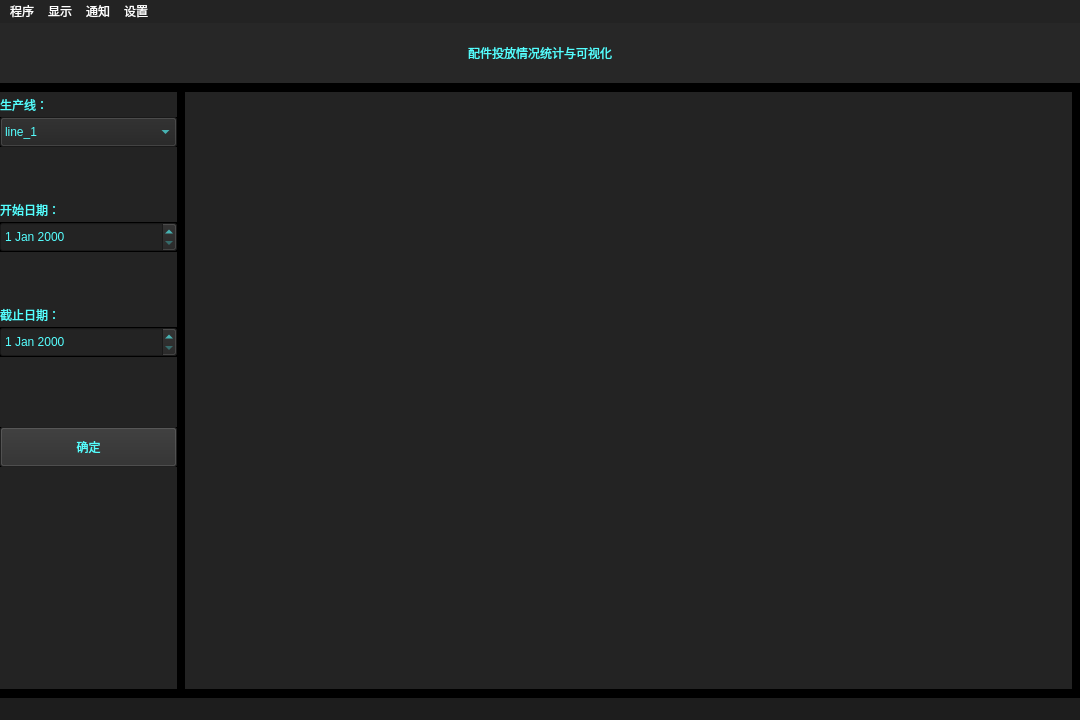
<?xml version="1.0" encoding="UTF-8"?>
<ui version="4.0">
 <class>StatisticsWindow</class>
 <widget class="QMainWindow" name="StatisticsWindow">
  <property name="geometry">
   <rect>
    <x>0</x>
    <y>0</y>
    <width>1080</width>
    <height>720</height>
   </rect>
  </property>
  <property name="windowTitle">
   <string>异常情况统计与可视化</string>
  </property>
  <property name="styleSheet">
   <string notr="true">background-color: rgb(0, 0, 0);</string>
  </property>
  <widget class="QWidget" name="centralwidget">
   <layout class="QVBoxLayout" name="verticalLayout">
    <property name="spacing">
     <number>0</number>
    </property>
    <property name="leftMargin">
     <number>0</number>
    </property>
    <property name="topMargin">
     <number>0</number>
    </property>
    <property name="rightMargin">
     <number>0</number>
    </property>
    <property name="bottomMargin">
     <number>0</number>
    </property>
    <item>
     <widget class="QLabel" name="titleLabel">
      <property name="sizePolicy">
       <sizepolicy hsizetype="Preferred" vsizetype="MinimumExpanding">
        <horstretch>0</horstretch>
        <verstretch>0</verstretch>
       </sizepolicy>
      </property>
      <property name="minimumSize">
       <size>
        <width>0</width>
        <height>0</height>
       </size>
      </property>
      <property name="maximumSize">
       <size>
        <width>16777215</width>
        <height>60</height>
       </size>
      </property>
      <property name="styleSheet">
       <string notr="true">background-color: rgb(39, 39, 39);
font: 29pt &quot;宋体&quot;;
color: rgb(90, 174, 242);
color: rgb(255, 255, 255);
color: rgb(85, 255, 255);</string>
      </property>
      <property name="text">
       <string>配件投放情况统计与可视化</string>
      </property>
      <property name="scaledContents">
       <bool>true</bool>
      </property>
      <property name="alignment">
       <set>Qt::AlignCenter</set>
      </property>
      <property name="wordWrap">
       <bool>false</bool>
      </property>
      <property name="indent">
       <number>0</number>
      </property>
     </widget>
    </item>
    <item>
     <widget class="QScrollArea" name="scrollArea">
      <property name="sizePolicy">
       <sizepolicy hsizetype="Expanding" vsizetype="Expanding">
        <horstretch>0</horstretch>
        <verstretch>0</verstretch>
       </sizepolicy>
      </property>
      <property name="frameShape">
       <enum>QFrame::NoFrame</enum>
      </property>
      <property name="verticalScrollBarPolicy">
       <enum>Qt::ScrollBarAsNeeded</enum>
      </property>
      <property name="widgetResizable">
       <bool>true</bool>
      </property>
      <widget class="QWidget" name="scrollAreaWidgetContents">
       <property name="geometry">
        <rect>
         <x>0</x>
         <y>0</y>
         <width>1080</width>
         <height>615</height>
        </rect>
       </property>
       <layout class="QHBoxLayout" name="horizontalLayout" stretch="0">
        <property name="spacing">
         <number>0</number>
        </property>
        <property name="leftMargin">
         <number>0</number>
        </property>
        <property name="topMargin">
         <number>9</number>
        </property>
        <property name="rightMargin">
         <number>0</number>
        </property>
        <property name="bottomMargin">
         <number>9</number>
        </property>
        <item>
         <layout class="QHBoxLayout" name="horizontalLayout_2" stretch="1,5">
          <property name="spacing">
           <number>8</number>
          </property>
          <property name="leftMargin">
           <number>0</number>
          </property>
          <property name="rightMargin">
           <number>8</number>
          </property>
          <item>
           <layout class="QVBoxLayout" name="verticalLayout_2" stretch="0,0,0,1,0,0,1,0,0,1,0">
            <property name="spacing">
             <number>0</number>
            </property>
            <item>
             <widget class="QLabel" name="label_9">
              <property name="sizePolicy">
               <sizepolicy hsizetype="Preferred" vsizetype="Fixed">
                <horstretch>0</horstretch>
                <verstretch>0</verstretch>
               </sizepolicy>
              </property>
              <property name="minimumSize">
               <size>
                <width>0</width>
                <height>25</height>
               </size>
              </property>
              <property name="styleSheet">
               <string notr="true">background-color: rgb(35, 35, 35);
font: 14pt &quot;宋体&quot;;
color: rgb(85, 255, 255);</string>
              </property>
              <property name="text">
               <string>生产线：</string>
              </property>
             </widget>
            </item>
            <item>
             <widget class="QComboBox" name="productionLineComboBox">
              <property name="minimumSize">
               <size>
                <width>0</width>
                <height>30</height>
               </size>
              </property>
              <property name="styleSheet">
               <string notr="true">background-color: rgb(35, 35, 35);
font: 11pt &quot;宋体&quot;;
color: rgb(85, 255, 255);</string>
              </property>
              <item>
               <property name="text">
                <string>line_1</string>
               </property>
              </item>
             </widget>
            </item>
            <item>
             <widget class="QLabel" name="label_8">
              <property name="sizePolicy">
               <sizepolicy hsizetype="Preferred" vsizetype="Fixed">
                <horstretch>0</horstretch>
                <verstretch>0</verstretch>
               </sizepolicy>
              </property>
              <property name="minimumSize">
               <size>
                <width>0</width>
                <height>50</height>
               </size>
              </property>
              <property name="styleSheet">
               <string notr="true">background-color: rgb(35, 35, 35);</string>
              </property>
              <property name="text">
               <string/>
              </property>
             </widget>
            </item>
            <item>
             <widget class="QLabel" name="label">
              <property name="sizePolicy">
               <sizepolicy hsizetype="Preferred" vsizetype="Fixed">
                <horstretch>0</horstretch>
                <verstretch>0</verstretch>
               </sizepolicy>
              </property>
              <property name="minimumSize">
               <size>
                <width>0</width>
                <height>25</height>
               </size>
              </property>
              <property name="styleSheet">
               <string notr="true">background-color: rgb(35, 35, 35);
font: 14pt &quot;宋体&quot;;
color: rgb(85, 255, 255);</string>
              </property>
              <property name="text">
               <string>开始日期：</string>
              </property>
             </widget>
            </item>
            <item>
             <widget class="QDateEdit" name="startDateEdit">
              <property name="minimumSize">
               <size>
                <width>0</width>
                <height>30</height>
               </size>
              </property>
              <property name="styleSheet">
               <string notr="true">background-color: rgb(35, 35, 35);
font: 12pt &quot;宋体&quot;;
color: rgb(85, 255, 255);</string>
              </property>
             </widget>
            </item>
            <item>
             <widget class="QLabel" name="label_5">
              <property name="sizePolicy">
               <sizepolicy hsizetype="Preferred" vsizetype="Fixed">
                <horstretch>0</horstretch>
                <verstretch>0</verstretch>
               </sizepolicy>
              </property>
              <property name="minimumSize">
               <size>
                <width>0</width>
                <height>50</height>
               </size>
              </property>
              <property name="styleSheet">
               <string notr="true">background-color: rgb(35, 35, 35);</string>
              </property>
              <property name="text">
               <string/>
              </property>
             </widget>
            </item>
            <item>
             <widget class="QLabel" name="label_3">
              <property name="sizePolicy">
               <sizepolicy hsizetype="Preferred" vsizetype="Fixed">
                <horstretch>0</horstretch>
                <verstretch>0</verstretch>
               </sizepolicy>
              </property>
              <property name="minimumSize">
               <size>
                <width>0</width>
                <height>25</height>
               </size>
              </property>
              <property name="styleSheet">
               <string notr="true">background-color: rgb(35, 35, 35);
font: 14pt &quot;宋体&quot;;
color: rgb(85, 255, 255);</string>
              </property>
              <property name="text">
               <string>截止日期：</string>
              </property>
             </widget>
            </item>
            <item>
             <widget class="QDateEdit" name="endDateEdit">
              <property name="minimumSize">
               <size>
                <width>0</width>
                <height>30</height>
               </size>
              </property>
              <property name="styleSheet">
               <string notr="true">background-color: rgb(35, 35, 35);
font: 12pt &quot;宋体&quot;;
color: rgb(85, 255, 255);</string>
              </property>
             </widget>
            </item>
            <item>
             <widget class="QLabel" name="label_6">
              <property name="sizePolicy">
               <sizepolicy hsizetype="Preferred" vsizetype="Fixed">
                <horstretch>0</horstretch>
                <verstretch>0</verstretch>
               </sizepolicy>
              </property>
              <property name="minimumSize">
               <size>
                <width>0</width>
                <height>70</height>
               </size>
              </property>
              <property name="styleSheet">
               <string notr="true">background-color: rgb(35, 35, 35);</string>
              </property>
              <property name="text">
               <string/>
              </property>
             </widget>
            </item>
            <item>
             <widget class="QPushButton" name="pushButton">
              <property name="sizePolicy">
               <sizepolicy hsizetype="Minimum" vsizetype="Fixed">
                <horstretch>0</horstretch>
                <verstretch>0</verstretch>
               </sizepolicy>
              </property>
              <property name="minimumSize">
               <size>
                <width>0</width>
                <height>40</height>
               </size>
              </property>
              <property name="styleSheet">
               <string notr="true">background-color: rgb(45, 45, 45);
font: 14pt &quot;宋体&quot;;
color: rgb(85, 255, 255);</string>
              </property>
              <property name="text">
               <string>确定</string>
              </property>
             </widget>
            </item>
            <item>
             <widget class="QLabel" name="label_2">
              <property name="styleSheet">
               <string notr="true">background-color: rgb(35, 35, 35);</string>
              </property>
              <property name="text">
               <string/>
              </property>
             </widget>
            </item>
           </layout>
          </item>
          <item>
           <widget class="QLabel" name="graphLabel">
            <property name="styleSheet">
             <string notr="true">background-color: rgb(35, 35, 35);</string>
            </property>
            <property name="text">
             <string/>
            </property>
           </widget>
          </item>
         </layout>
        </item>
       </layout>
      </widget>
     </widget>
    </item>
   </layout>
  </widget>
  <widget class="QStatusBar" name="statusbar">
   <property name="styleSheet">
    <string notr="true">background-color: rgb(29, 29, 29);
color: rgb(255, 255, 255);</string>
   </property>
  </widget>
  <widget class="QMenuBar" name="menuBar">
   <property name="geometry">
    <rect>
     <x>0</x>
     <y>0</y>
     <width>1080</width>
     <height>23</height>
    </rect>
   </property>
   <property name="styleSheet">
    <string notr="true">background-color: rgb(35, 35, 35);
selection-background-color: rgb(100, 100, 100);
color: rgb(255, 255, 255);</string>
   </property>
   <widget class="QMenu" name="processMenu">
    <property name="title">
     <string>程序</string>
    </property>
    <addaction name="start"/>
    <addaction name="stop"/>
   </widget>
   <widget class="QMenu" name="setupMenu">
    <property name="title">
     <string>设置</string>
    </property>
    <addaction name="openConfigFile"/>
   </widget>
   <widget class="QMenu" name="viewMenu">
    <property name="title">
     <string>显示</string>
    </property>
    <addaction name="fullScreen"/>
    <addaction name="exitFullScreen"/>
   </widget>
   <widget class="QMenu" name="notificationMenu">
    <property name="title">
     <string>通知</string>
    </property>
    <addaction name="sendEmailReport"/>
   </widget>
   <addaction name="processMenu"/>
   <addaction name="viewMenu"/>
   <addaction name="notificationMenu"/>
   <addaction name="setupMenu"/>
  </widget>
  <action name="openConfigFile">
   <property name="text">
    <string>打开配置文件</string>
   </property>
  </action>
  <action name="start">
   <property name="text">
    <string>启动</string>
   </property>
  </action>
  <action name="stop">
   <property name="text">
    <string>终止</string>
   </property>
  </action>
  <action name="chen1">
   <property name="text">
    <string>智能异常事件监测与保护系统</string>
   </property>
  </action>
  <action name="chen2">
   <property name="text">
    <string>产品工件智能角度检测系统</string>
   </property>
  </action>
  <action name="li">
   <property name="text">
    <string>传感器数据采集分析与可视化系统</string>
   </property>
  </action>
  <action name="yv1">
   <property name="text">
    <string>生产线报警智能检测分析系统</string>
   </property>
  </action>
  <action name="yv2">
   <property name="text">
    <string>工厂CPS产线建模与分析系统</string>
   </property>
  </action>
  <action name="wang">
   <property name="text">
    <string>工厂侧板效率智能检测系统</string>
   </property>
  </action>
  <action name="pan">
   <property name="text">
    <string>产品包装配件完整性监测系统</string>
   </property>
  </action>
  <action name="yue">
   <property name="text">
    <string>厚板线OEE效率检测系统</string>
   </property>
  </action>
  <action name="fullScreen">
   <property name="text">
    <string>全屏模式</string>
   </property>
  </action>
  <action name="exitFullScreen">
   <property name="text">
    <string>退出全屏</string>
   </property>
  </action>
  <action name="sendEmailReport">
   <property name="text">
    <string>发送邮件报告</string>
   </property>
  </action>
 </widget>
 <resources/>
 <connections/>
</ui>
